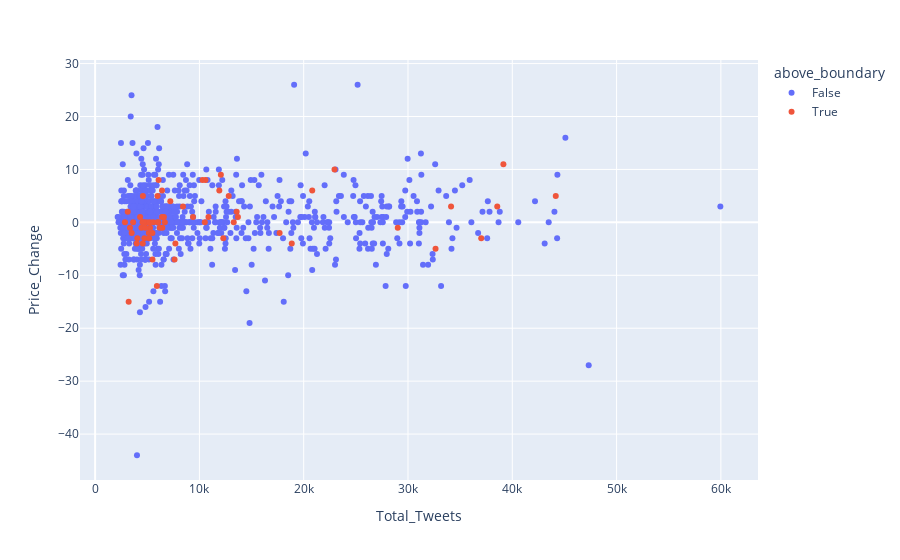

The code cell stored with this chart in its notebook:
### Code cell
fig = px.scatter(final, x="Total_Tweets", y="Price_Change", color="above_boundary")
fig.show()

### Figure 1 — Plotly figure (JSON) as saved in the notebook; plotly's stock layout.template omitted (floating-point values rounded to 4 significant figures; data arrays with more than 128 entries replaced by an {"elided": "..."} marker saying what was removed)
{"data": [{"hovertemplate": "above_boundary=False<br>Total_Tweets=%{x}<br>Price_Change=%{y}<extra></extra>", "legendgroup": "False", "marker": {"color": "#636efa", "symbol": "circle"}, "mode": "markers", "name": "False", "orientation": "v", "showlegend": true, "type": "scatter", "x": {"elided": "937 int values"}, "xaxis": "x", "y": {"elided": "937 int values"}, "yaxis": "y"}, {"hovertemplate": "above_boundary=True<br>Total_Tweets=%{x}<br>Price_Change=%{y}<extra></extra>", "legendgroup": "True", "marker": {"color": "#EF553B", "symbol": "circle"}, "mode": "markers", "name": "True", "orientation": "v", "showlegend": true, "type": "scatter", "x": [4551, 6086, 5261, 3346, 4592, 5145, 4443, 5495, 4824, 6416, 5501, 6006, 5988, 4915, 5920, 4725, 4583, 4314, 4622, 3129, 2861, 3644, 3507, 6045, 3217, 4052, 5176, 4570, 3985, 5223, 5571, 7211, 6596, 12290, 8426, 6443, 6420, 12058, 7617, 6199, 7694, 10578, 9386, 10300, 10518, 13693, 11910, 6686, 20818, 12811, 22956, 18854, 13291, 17689, 10868, 13572, 44170, 34130, 37022, 32641, 38559, 39148, 29021], "xaxis": "x", "y": [0, 8, -1, -1, 0, -2, -1, -2, -1, 6, -7, 0, 5, 0, -12, -3, 5, 1, 0, 2, 0, 0, -2, 0, -15, -3, -3, -4, -4, 0, 0, 4, 1, -3, 3, -1, 1, 9, -7, -1, -4, 8, 1, 8, 0, 1, 6, 0, 6, 5, 10, -4, 0, -2, 1, 2, 5, 3, -3, -5, 3, 11, -1], "yaxis": "y"}], "layout": {"legend": {"title": {"text": "above_boundary"}, "tracegroupgap": 0}, "margin": {"t": 60}, "xaxis": {"anchor": "y", "domain": [0, 1], "title": {"text": "Total_Tweets"}}, "yaxis": {"anchor": "x", "domain": [0, 1], "title": {"text": "Price_Change"}}}}
